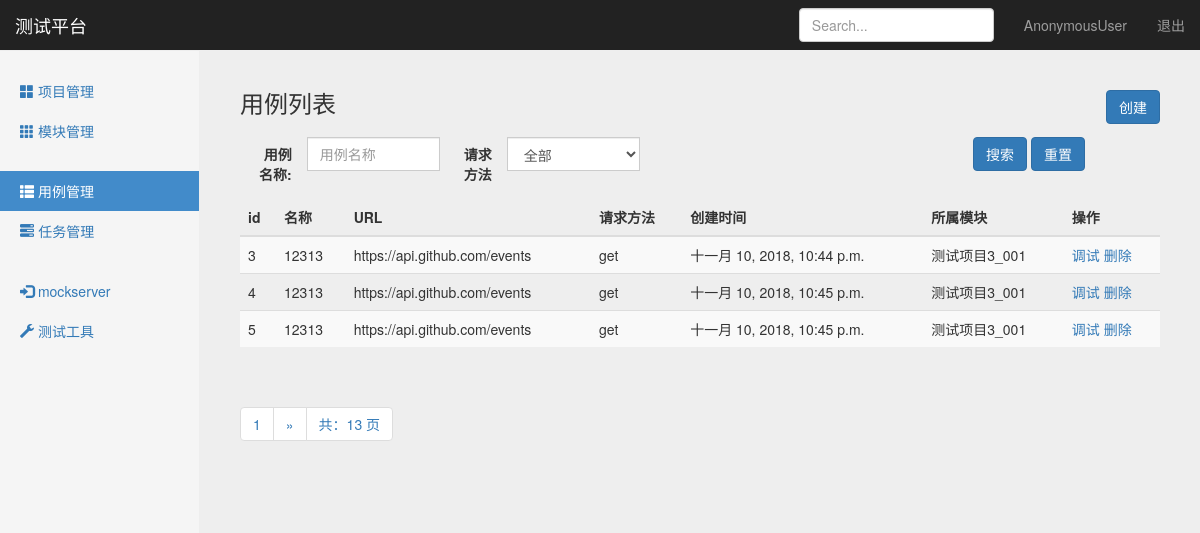
/interface/case_manage/, run on an earlier commit of the app's database.
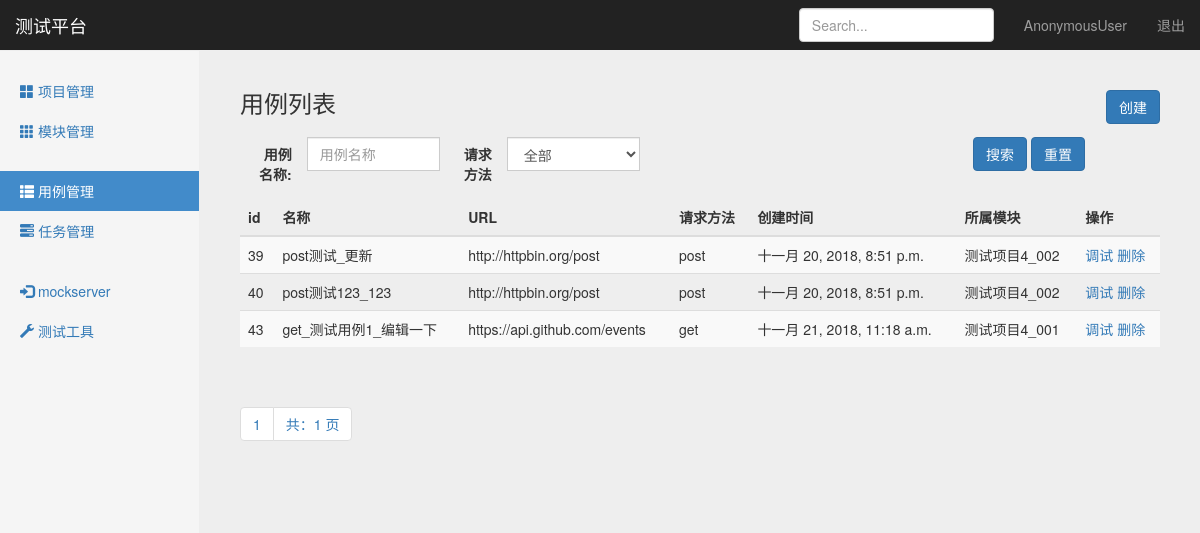
And on a later commit of the database.
### interface_app/models.py (models this page shows, shortened)
class TestCase(models.Model):
    module = models.ForeignKey(Module, on_delete=models.CASCADE)
    name = models.CharField("名称",max_length=100,blank=False,default="")
    url = models.TextField("URL",default="")
    req_method = models.CharField("方法", max_length=10,default="")
    req_type = models.CharField("参数类型", max_length=10, default="")
    req_header = models.TextField("header",  default="")
    req_parameter = models.TextField("参数", default="")
    resp_assert = models.TextField("验证", default="")
    create_time = models.DateTimeField("创建时间", auto_now=True)

### project_app/models.py (models this page shows)
class Module(models.Model):
    project = models.ForeignKey(Project,on_delete=models.CASCADE)
    name = models.CharField("名称", max_length=100, blank=False, default="")
    describe = models.TextField("描述", default="")
    create_time = models.DateTimeField("创建时间", auto_now=True)
    def __str__(self):
        return self.name

### interface_app/views/testcase_views.py (the view)
# urls.py: path('case_manage/',testcase_views.case_manage),
def case_manage(request):
    testcases = TestCase.objects.all().order_by("id")
    paginator = Paginator(testcases, 3)  #每页3条数据
    page = request.GET.get('page')
    try:
        contacts = paginator.page(page)
    except PageNotAnInteger:
        contacts = paginator.page(1)  # 如果页数不是整型, 取第一页
    except EmptyPage:
        contacts = paginator.page(paginator.num_pages)  #如果页数超出查询范围，取最后一页
    if request.method == 'GET':
        return render(request,"case_manage.html",{"type":"list","testcases":contacts})
    else:
        return HttpResponse("404")

### templates/case_manage.html (shortened to what this page needs)
{% extends "base.html" %}
{% block content %}
    <nav class="navbar navbar-inverse navbar-fixed-top">
      <div class="container-fluid">
        <div class="navbar-header">
          <a class="navbar-brand" href="#">测试平台</a>
        </div>
        <div id="navbar" class="navbar-collapse collapse">
          <ul class="nav navbar-nav navbar-right">
            <li><a href="#">{{ user }}</a></li>
            <li><a href="/logout">退出</a></li>
          </ul>
          <form class="navbar-form navbar-right">
            <input type="text" class="form-control" placeholder="Search...">
          </form>
        </div>
      </div>
    </nav>
    <div class="container-fluid">
      <div class="row">
        <div class="col-sm-3 col-md-2 sidebar">
          <ul class="nav nav-sidebar">
            <li><a href="/manage/project_manage/">
                <span class="glyphicon glyphicon-th-large"></span> 项目管理</a>
            </li>
            <li><a href="/manage/module_manage/">
                <span class="glyphicon glyphicon-th"></span> 模块管理</a>
            </li>
          </ul>
          <ul class="nav nav-sidebar">
            <li class="active"><a href="#">
                <span class="glyphicon glyphicon-th-list"></span> 用例管理</a>
            </li>
            <li><a href="/interface/task_manage/">
                <span class="glyphicon glyphicon-tasks"></span> 任务管理</a>
            </li>
          </ul>
          <ul class="nav nav-sidebar">
            <li><a href="#">
                <span class="glyphicon glyphicon-log-in"></span> mockserver</a>
            </li>
            <li><a href="#">
                <span class="glyphicon glyphicon-wrench"></span> 测试工具</a>
            </li>
          </ul>
        </div>
        {% if type == 'list' %}
        <div class="col-sm-9 col-sm-offset-3 col-md-10 col-md-offset-2 main">
          <h3 class="sub-header">用例列表
            <button type="button" class="btn btn-primary" id="CreateButton"
                    style="float: right;"
                    onclick="window.location.href='/interface/add_case/'">创建</button>
          </h3>
          <div class="table-responsive">
            <form method="get" class="form-horizontal" action="/interface/search_case_name/" data-bv-message="This value is not valid" data-bv-feedbackicons-valid="glyphicon glyphicon-ok" data-bv-feedbackicons-invalid="glyphicon glyphicon-remove" data-bv-feedbackicons-validating="glyphicon glyphicon-refresh">
              <div class="row margin-bottom-10 margin-top-10 text_field">
                <div class="col-lg-12 col-md-12 col-sm-12 col-xs-12" style="text-align: right;">
                    <div class="form-group col-lg-3 col-md-3 col-sm-3">
                      <label class="col-lg-4 col-md-4 col-sm-5 control-label no-padding-right">用例名称:</label>
                      <div class="input-group col-lg-8 col-md-8 col-sm-7">
                        <input autocomplete="off" type="text" class="form-control" name="case_name" placeholder="用例名称">
                      </div>
                    </div>
                  <div class="form-group col-lg-3 col-md-3 col-sm-3" >
                    <label class="col-lg-4 col-md-5 col-sm-5 control-label no-padding-right">请求方法</label>
                    <div class="input-group col-lg-8 col-md-7 col-sm-7">
                      <select name="status" class="form-control" id="status">
                        <option value="" selected="">全部</option>
                      </select>
                    </div>
                  </div>
                  <div class="col-sm-6" style="text-align: right;">
                    <button type="submit" class="btn btn-primary margin-top-10">搜索</button>
                    <button type="submit" class="btn btn-primary margin-top-10">重置</button>
                  </div>
                </div>
              </div>
            </form>
            <table class="table table-striped" id="list">
              <thead>
                <tr>
                  <th>id</th>
                  <th>名称</th>
                  <th>URL</th>
                  <th>请求方法</th>
                  <th>创建时间</th>
                  <th>所属模块</th>
                  <th>操作</th>
                </tr>
              </thead>
              <tbody>
                {% for case in testcases %}
                <tr>
                  <td>{{ case.id }}</td>
                  <td>{{ case.name }}</td>
                  <td>{{ case.url }}</td>
                  <td>{{ case.req_method }}</td>
                  <td>{{ case.create_time }}</td>
                  <td>{{ case.module }}</td>
                  <td>
                      <a href="/interface/debug_case/{{ case.id }}/" id="update">调试</a>
                      <a href="/interface/delete_case/{{ case.id }}/" id="delete">删除</a>
                  </td>
                </tr>
                {% endfor %}
              </tbody>
            </table>
          </div>
            <div class="pagination">
                <span class="step-links">
                    <ul class="pagination">
                        <li><a href="#">{{ testcases.number }}</a></li>
                        {% if testcases.has_next %}
                            {% if case_name %}
                                <li><a href="?case_name={{ case_name }}&page={{ testcases.next_page_number }}">&raquo;</a></li>
                            {% else %}
                                <li><a href="?page={{ testcases.next_page_number }}">&raquo;</a></li>
                            {% endif %}
                        {% endif %}
                        <li><a href="#">共：{{ testcases.paginator.num_pages }} 页</a></li>
                    </ul>
                </span>
            </div>
        </div>
        {% endif %}
      </div>
    </div>
{% endblock %}

### templates/base.html (shortened to what this page needs)
<!DOCTYPE html>
<html lang="zh-CN">
  <head>
    {% load static %}
    <link rel="stylesheet" type="text/css" href="{% static "css/bootstrap.min.css" %}">
    <link rel="stylesheet" type="text/css" href="{% static "css/signin.css" %}">
    <link rel="stylesheet" type="text/css" href="{% static "css/dashboard.css" %}">
  </head>
  <body>
    {% block content %}{% endblock %}
  </body>
</html>

### static/css/signin.css (style rules this page uses)
body { padding-top: 40px; padding-bottom: 40px; background-color: #eee; }

### static/css/dashboard.css (style rules this page uses)
body { padding-top: 50px; }
.sub-header { padding-bottom: 10px; border-bottom: 1px solid #eee; }
.navbar-fixed-top { border: 0; }
.sidebar { display: none; }
@media (min-width: 768px) { .sidebar { position: fixed; top: 51px; bottom: 0; left: 0; z-index: 1000; display: block; padding: 20px; overflow-x: hidden; overflow-y: auto; background-color: #f5f5f5; border-right: 1px solid #eee; } }
.nav-sidebar { margin-right: -21px; margin-bottom: 20px; margin-left: -20px; }
.nav-sidebar > li > a { padding-right: 20px; padding-left: 20px; }
.nav-sidebar > .active > a, .nav-sidebar > .active > a:hover, .nav-sidebar > .active > a:focus { color: #fff; background-color: #428bca; }
.main { padding: 20px; }
@media (min-width: 768px) { .main { padding-right: 40px; padding-left: 40px; } }

What changed in the data, as far as the page shows it:
removed TestCase: id "3", name "12313", url "https://api.github.com/events", req_method "get", create_time "十一月 10, 2018, 10:44 p.m.", module "测试项目3_001"
removed TestCase: id "4", name "12313", url "https://api.github.com/events", req_method "get", create_time "十一月 10, 2018, 10:45 p.m.", module "测试项目3_001"
removed TestCase: id "5", name "12313", url "https://api.github.com/events", req_method "get", create_time "十一月 10, 2018, 10:45 p.m.", module "测试项目3_001"
now on this page (row edited): TestCase: id "39", name "post测试_更新", url "http://httpbin.org/post", req_method "post", create_time "十一月 20, 2018, 8:51 p.m.", module "测试项目4_002"
now on this page (row edited): TestCase: id "40", name "post测试123_123", url "http://httpbin.org/post", req_method "post", create_time "十一月 20, 2018, 8:51 p.m.", module "测试项目4_002"
added TestCase: id "43", name "get_测试用例1_编辑一下", url "https://api.github.com/events", req_method "get", create_time "十一月 21, 2018, 11:18 a.m.", module "测试项目4_001"
Also different on the page:
{{ testcases.paginator.num_pages }}: "13" → "1"
